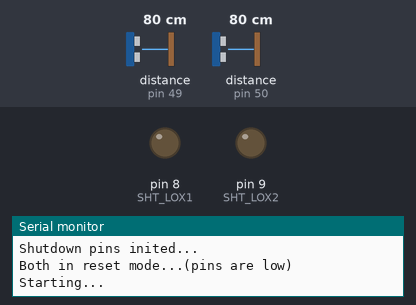
A sketch run on a simulated Arduino Uno, built with avr-gcc and run on an emulated ATmega328P. On the bench: output pins drawn as LEDs (lit = HIGH), the last lines printed to the serial monitor. The inputs (shaded band) are chosen by the test bench; at power-on: distance to the obstacle (sensors on pin 49, pin 50) 80 cm.

Above: at 0.01 s.
At 1.2 s:
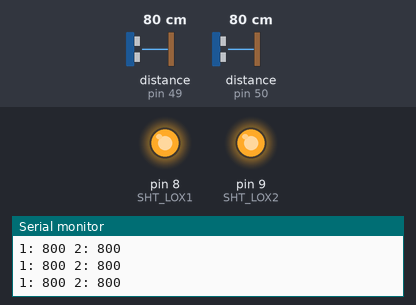
1.3 s: distance to the obstacle (sensor on pin 49) set to 250 cm
3.4 s: distance to the obstacle (sensor on pin 50) set to 250 cm
5.4 s: distance to the obstacle (sensor on pin 49) set to 2 cm
Timing chart, 0 to 8.4 s (numbered marks = the images above; inputs shaded):
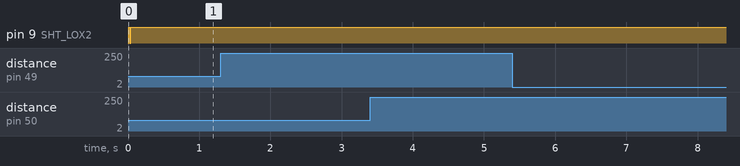

The sketch:

VL53L0X_test.ino
```cpp
#include "Adafruit_VL53L0X.h"

// address we will assign if dual sensor is present
#define LOX1_ADDRESS 0x31
#define LOX2_ADDRESS 0x32

// set the pins to shutdown
#define SHT_LOX1 8
#define SHT_LOX2 9

// objects for the vl53l0x
Adafruit_VL53L0X lox1 = Adafruit_VL53L0X();
Adafruit_VL53L0X lox2 = Adafruit_VL53L0X();

// this holds the measurement
VL53L0X_RangingMeasurementData_t measure1;
VL53L0X_RangingMeasurementData_t measure2;

/*
    Reset all sensors by setting all of their XSHUT pins low for delay(10), then set all XSHUT high to bring out of reset
    Keep sensor #1 awake by keeping XSHUT pin high
    Put all other sensors into shutdown by pulling XSHUT pins low
    Initialize sensor #1 with lox.begin(new_i2c_address) Pick any number but 0x29 and it must be under 0x7F. Going with 0x30 to 0x3F is probably OK.
    Keep sensor #1 awake, and now bring sensor #2 out of reset by setting its XSHUT pin high.
    Initialize sensor #2 with lox.begin(new_i2c_address) Pick any number but 0x29 and whatever you set the first sensor to
*/
void setID() {
  // all reset
  digitalWrite(SHT_LOX1, LOW);
  digitalWrite(SHT_LOX2, LOW);
  delay(10);
  // all unreset
  digitalWrite(SHT_LOX1, HIGH);
  digitalWrite(SHT_LOX2, HIGH);
  delay(10);

  // activating LOX1 and reseting LOX2
  digitalWrite(SHT_LOX1, HIGH);
  digitalWrite(SHT_LOX2, LOW);
  delay(10);

  // initing LOX1
  Serial.println("initing LOX1");
  if (!lox1.begin(LOX1_ADDRESS)) {
    Serial.println(F("Failed to boot first VL53L0X"));
    while (1);
  }
  delay(10);

  // activating LOX2
  digitalWrite(SHT_LOX2, HIGH);
  delay(10);

  //initing LOX2
  Serial.println("initing LOX2");
  if (!lox2.begin(LOX2_ADDRESS)) {
    Serial.println(F("Failed to boot second VL53L0X"));
    while (1);
  }
}

void read_dual_sensors() {

  lox1.rangingTest(&measure1, false); // pass in 'true' to get debug data printout!
  lox2.rangingTest(&measure2, false); // pass in 'true' to get debug data printout!

  // print sensor one reading
  Serial.print("1: ");
  if (measure1.RangeStatus != 4) {    // if not out of range
    Serial.print(measure1.RangeMilliMeter);
  } else {
    Serial.print("Out of range");
  }

  Serial.print(" ");

  // print sensor two reading
  Serial.print("2: ");
  if (measure2.RangeStatus != 4) {
    Serial.print(measure2.RangeMilliMeter);
  } else {
    Serial.print("Out of range");
  }

  Serial.println();
}

void setup() {
  Serial.begin(115200);

  // wait until serial port opens for native USB devices
  while (! Serial) {
    delay(1);
  }

  pinMode(SHT_LOX1, OUTPUT);
  pinMode(SHT_LOX2, OUTPUT);

  Serial.println("Shutdown pins inited...");

  digitalWrite(SHT_LOX1, LOW);
  digitalWrite(SHT_LOX2, LOW);

  Serial.println("Both in reset mode...(pins are low)");


  Serial.println("Starting...");
  setID();

}

void loop() {

  read_dual_sensors();
  delay(100);
}
```
